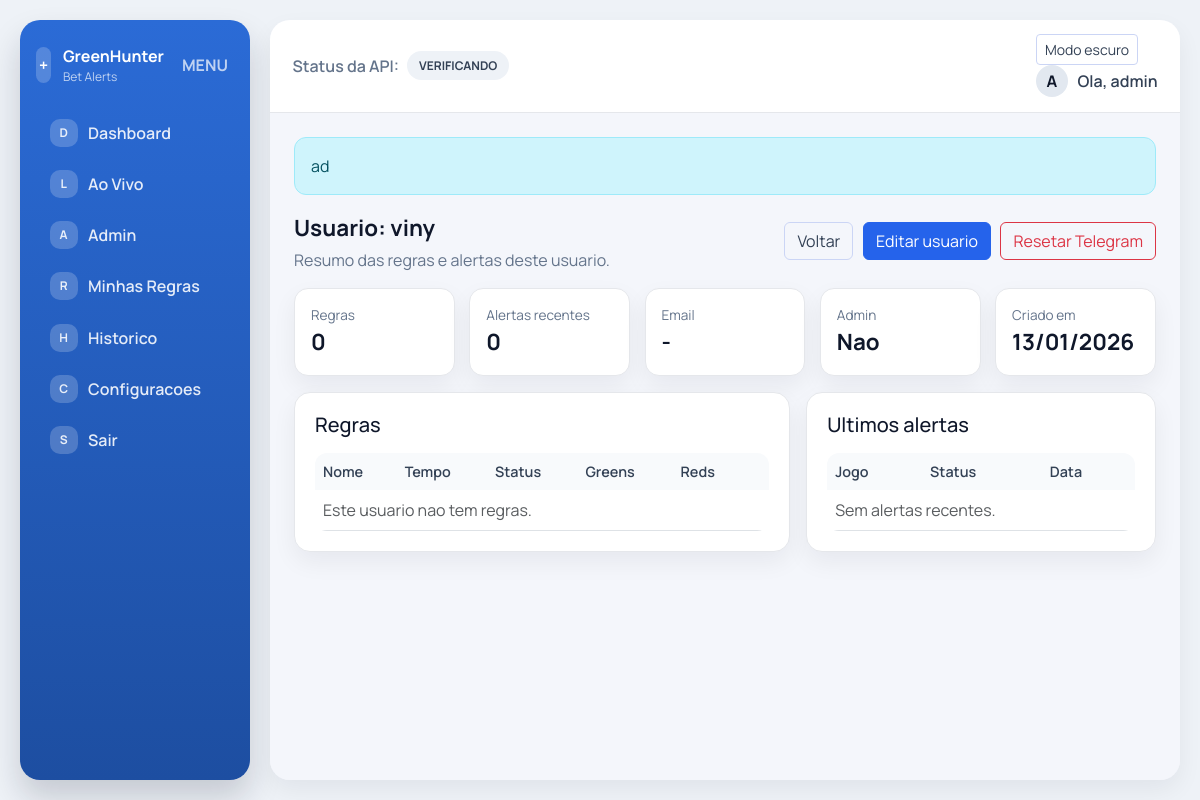
/admin/users/1 (signed in), run on the app's committed database.
### app/models.py (models this page shows, shortened)
class User(UserMixin, db.Model):
    id = db.Column(db.Integer, primary_key=True)
    username = db.Column(db.String(80), unique=True, nullable=False)
    email = db.Column(db.String(120), unique=True)
    password_hash = db.Column(db.String(255), nullable=False)
    telegram_token = db.Column(db.String(255))
    telegram_chat_id = db.Column(db.String(64))
    telegram_verified = db.Column(db.Boolean, default=False, nullable=False)
    is_admin = db.Column(db.Boolean, default=False, nullable=False)
    created_at = db.Column(db.DateTime, default=datetime.utcnow, nullable=False)
    rules = db.relationship("Rule", backref="user", cascade="all, delete-orphan")
    alerts = db.relationship("MatchAlert", backref="user", cascade="all, delete-orphan")
    @property
    def is_admin_user(self) -> bool:
        if self.is_admin:
            return True
        return (self.username or "").lower() == "admin"

class AdminBroadcast(db.Model):
    id = db.Column(db.Integer, primary_key=True)
    message = db.Column(db.Text, nullable=False)
    is_active = db.Column(db.Boolean, default=True, nullable=False)
    created_at = db.Column(db.DateTime, default=datetime.utcnow, nullable=False)

### app/admin/routes.py (the view)
@admin_bp.route("/users/<int:user_id>")
@login_required
def user_detail(user_id):
    _require_admin()
    user = User.query.get_or_404(user_id)
    rules = Rule.query.filter_by(user_id=user.id).order_by(Rule.id.desc()).all()
    rule_stats = {rule.id: {"green": 0, "red": 0} for rule in rules}
    counts = (
        db.session.query(MatchAlert.rule_id, MatchAlert.status, func.count(MatchAlert.id))
        .filter(MatchAlert.user_id == user.id)
        .group_by(MatchAlert.rule_id, MatchAlert.status)
        .all()
    )
    for rule_id, status, total in counts:
        if rule_id in rule_stats and status in ("green", "red"):
            rule_stats[rule_id][status] = total
    recent_alerts = (
        MatchAlert.query.filter_by(user_id=user.id)
        .order_by(MatchAlert.created_at.desc())
        .limit(20)
        .all()
    )
    return render_template(
        "admin/user_detail.html",
        user=user,
        rules=rules,
        rule_stats=rule_stats,
        recent_alerts=recent_alerts,
    )

### app/__init__.py (called while the page is built)
@login_manager.user_loader
def load_user(user_id):
    return User.query.get(int(user_id))

### app/admin/routes.py (called while the page is built)
def _require_admin():
    if not current_user.is_authenticated or not current_user.is_admin_user:
        abort(403)

### app/templates/admin/user_detail.html (shortened to what this page needs)
{% extends "base.html" %}
{% block content %}
<div class="page-header">
  <div>
    <div class="page-title">Usuario: {{ user.username }}</div>
    <div class="page-subtitle">Resumo das regras e alertas deste usuario.</div>
  </div>
  <div class="page-actions">
    <a class="btn btn-outline-secondary" href="{{ url_for('admin.users_list') }}">Voltar</a>
    <a class="btn btn-primary" href="{{ url_for('admin.edit_user', user_id=user.id) }}">Editar usuario</a>
    <form method="post" action="{{ url_for('admin.reset_telegram', user_id=user.id) }}" class="d-inline" onsubmit="return confirm('Resetar Telegram deste usuario?');">
      <button class="btn btn-outline-danger">Resetar Telegram</button>
    </form>
  </div>
</div>
<div class="stat-grid mb-3">
  <div class="stat-card">
    <div class="stat-label">Regras</div>
    <div class="stat-value">{{ rules|length }}</div>
  </div>
  <div class="stat-card">
    <div class="stat-label">Alertas recentes</div>
    <div class="stat-value">{{ recent_alerts|length }}</div>
  </div>
  <div class="stat-card">
    <div class="stat-label">Email</div>
    <div class="stat-value">{{ user.email or '-' }}</div>
  </div>
  <div class="stat-card">
    <div class="stat-label">Admin</div>
    <div class="stat-value">{{ "Sim" if user.is_admin_user else "Nao" }}</div>
  </div>
  <div class="stat-card">
    <div class="stat-label">Criado em</div>
    <div class="stat-value">{{ user.created_at.strftime('%d/%m/%Y') }}</div>
  </div>
</div>
<div class="row g-3">
  <div class="col-lg-7">
    <div class="card">
      <div class="card-body">
        <h5 class="mb-3">Regras</h5>
        <div class="table-responsive">
          <table class="table table-clean align-middle mb-0">
            <thead>
              <tr>
                <th>Nome</th>
                <th>Tempo</th>
                <th>Status</th>
                <th>Greens</th>
                <th>Reds</th>
                <th></th>
              </tr>
            </thead>
            <tbody>
              {% if rules|length == 0 %}
              <tr><td colspan="6" class="text-muted">Este usuario nao tem regras.</td></tr>
              {% endif %}
            </tbody>
          </table>
        </div>
      </div>
    </div>
  </div>
  <div class="col-lg-5">
    <div class="card">
      <div class="card-body">
        <h5 class="mb-3">Ultimos alertas</h5>
        <div class="table-responsive">
          <table class="table table-clean align-middle mb-0">
            <thead>
              <tr>
                <th>Jogo</th>
                <th>Status</th>
                <th>Data</th>
              </tr>
            </thead>
            <tbody>
              {% if recent_alerts|length == 0 %}
              <tr><td colspan="3" class="text-muted">Sem alertas recentes.</td></tr>
              {% endif %}
            </tbody>
          </table>
        </div>
      </div>
    </div>
  </div>
</div>
{% endblock %}

### app/templates/base.html (shortened to what this page needs)
<!doctype html>
<html lang="pt-br">
  <head>
    <link
      href="https://cdn.jsdelivr.net/npm/bootstrap@5.3.2/dist/css/bootstrap.min.css"
      rel="stylesheet"
    >
    <link rel="stylesheet" href="{{ url_for('static', filename='app.css') }}">
  </head>
  <body>
    {% if current_user.is_authenticated %}
    <div class="app-shell">
      <aside class="sidebar">
        <div class="sidebar-brand">
          <div class="brand-icon">+</div>
          <div class="brand-text">
            <div class="brand-title">GreenHunter</div>
            <div class="brand-sub">Bet Alerts</div>
          </div>
          <button class="sidebar-toggle" type="button">MENU</button>
        </div>
        <nav class="sidebar-nav">
          <a class="nav-link {% if request.endpoint == 'main.dashboard' %}active{% endif %}" href="{{ url_for('main.dashboard') }}">
            <span class="nav-icon">D</span> Dashboard
          </a>
          <a class="nav-link {% if request.endpoint == 'main.live' %}active{% endif %}" href="{{ url_for('main.live') }}">
            <span class="nav-icon">L</span> Ao Vivo
          </a>
          {% if current_user.is_admin_user %}
          <a class="nav-link {% if request.endpoint == 'admin.dashboard' %}active{% endif %}" href="{{ url_for('admin.dashboard') }}">
            <span class="nav-icon">A</span> Admin
          </a>
          {% endif %}
          <a class="nav-link {% if request.endpoint in ['rules.list_rules','rules.create_rule','rules.edit_rule'] %}active{% endif %}" href="{{ url_for('rules.list_rules') }}">
            <span class="nav-icon">R</span> Minhas Regras
          </a>
          <a class="nav-link {% if request.endpoint == 'history.history' %}active{% endif %}" href="{{ url_for('history.history') }}">
            <span class="nav-icon">H</span> Historico
          </a>
          <a class="nav-link {% if request.endpoint == 'settings.settings' %}active{% endif %}" href="{{ url_for('settings.settings') }}">
            <span class="nav-icon">C</span> Configuracoes
          </a>
          <a class="nav-link" href="{{ url_for('auth.logout') }}">
            <span class="nav-icon">S</span> Sair
          </a>
        </nav>
      </aside>
      <div class="main-area">
        <header class="topbar">
          <div class="topbar-left">
            <div class="status-block">
              <span>Status da API:</span>
              <span class="status-pill status-wait" id="api-status">Verificando</span>
            </div>
          </div>
          <div class="topbar-right">
            <button class="btn btn-sm btn-outline-secondary me-2" type="button" id="theme-toggle">Modo escuro</button>
            <div class="user-chip">
              <div class="user-avatar">{{ (current_user.username[:1] if current_user.username else 'U')|upper }}</div>
              <div class="user-name">Ola, {{ current_user.username }}</div>
            </div>
          </div>
        </header>
        <main class="content">
    {% else %}
    <main class="container py-5 auth-shell">
    {% endif %}
      {% if active_broadcast %}
        <div class="alert alert-info">
          {{ active_broadcast.message }}
        </div>
      {% endif %}
      {% block content %}{% endblock %}
    </main>
    {% if current_user.is_authenticated %}
      </div>
    </div>
    {% endif %}
  </body>
</html>

### app/static/app.css (style rules this page uses)
:root { --ink-900: #0f172a; --ink-700: #334155; --ink-500: #64748b; --accent-700: #1d4ed8; --accent-600: #2563eb; --accent-500: #3b82f6; --accent-100: #dbeafe; --bg-100: #eef2f7; --bg-200: #e2e8f4; --ok-500: #16a34a; --bad-500: #dc2626; --warn-500: #f59e0b; --surface-0: #f4f6fb; --surface-1: #ffffff; --surface-2: #f8fafc; --border-1: #e5e7eb; --shadow-1: 0 10px 24px rgba(15, 23, 42, 0.06); }
* { box-sizing: border-box; }
body { font-family: "Manrope", system-ui, -apple-system, "Segoe UI", sans-serif; background: var(--bg-100); color: var(--ink-900); }
a { text-decoration: none; }
.card { border: 1px solid var(--border-1); border-radius: 16px; box-shadow: var(--shadow-1); background: var(--surface-1); }
.card .card-body { padding: 1.25rem; }
.table { background: var(--surface-1); border-radius: 12px; overflow: hidden; }
.table thead th { background: var(--surface-2); color: var(--ink-700); font-weight: 600; border-bottom: 0; }
.table tbody td { color: var(--ink-700); }
.table-clean thead th { background: var(--surface-2); font-size: 0.9rem; }
.btn-primary { background: var(--accent-600); border-color: var(--accent-600); }
.btn-outline-secondary { border-color: #cbd5f5; color: var(--ink-700); }
.app-shell { display: flex; min-height: 100vh; padding: 1.25rem; gap: 1.25rem; }
.sidebar { width: 230px; background: linear-gradient(180deg, #2b6bd6 0%, #1d4ea1 100%); color: #ffffff; border-radius: 20px; padding: 1.5rem 1rem; box-shadow: 0 18px 32px rgba(15, 23, 42, 0.18); display: flex; flex-direction: column; gap: 1.5rem; }
.sidebar-brand { display: flex; align-items: center; gap: 0.75rem; }
.brand-icon { width: 36px; height: 36px; border-radius: 12px; background: rgba(255, 255, 255, 0.2); display: inline-flex; align-items: center; justify-content: center; font-weight: 700; }
.brand-title { font-weight: 700; }
.brand-sub { font-size: 0.75rem; opacity: 0.7; }
.sidebar-toggle { margin-left: auto; background: transparent; border: 0; color: rgba(255, 255, 255, 0.7); font-weight: 700; }
.sidebar-nav { display: flex; flex-direction: column; gap: 0.35rem; }
.sidebar-nav .nav-link { color: rgba(255, 255, 255, 0.88); padding: 0.55rem 0.85rem; border-radius: 12px; display: flex; align-items: center; gap: 0.65rem; font-weight: 600; }
.sidebar-nav .nav-link .nav-icon { width: 28px; height: 28px; border-radius: 10px; background: rgba(255, 255, 255, 0.2); display: inline-flex; align-items: center; justify-content: center; font-size: 0.75rem; font-weight: 700; }
.main-area { flex: 1; background: var(--surface-0); border-radius: 20px; box-shadow: var(--shadow-1); overflow: hidden; display: flex; flex-direction: column; }
.topbar { padding: 0.9rem 1.4rem; border-bottom: 1px solid var(--border-1); display: flex; align-items: center; justify-content: space-between; background: var(--surface-1); }
.status-block { display: inline-flex; align-items: center; gap: 0.5rem; color: var(--ink-500); font-weight: 600; }
.status-pill { padding: 0.35rem 0.75rem; border-radius: 999px; font-weight: 700; font-size: 0.75rem; background: #eef2f7; color: var(--ink-700); text-transform: uppercase; }
.status-wait { background: #eef2f7; color: var(--ink-700); }
.user-chip { display: flex; align-items: center; gap: 0.6rem; }
.user-avatar { width: 32px; height: 32px; border-radius: 50%; background: #e2e8f0; display: inline-flex; align-items: center; justify-content: center; font-weight: 700; }
.user-name { font-weight: 600; color: var(--ink-700); }
.content { padding: 1.5rem; background: var(--surface-0); min-height: 100%; }
.page-header { display: flex; align-items: center; justify-content: space-between; margin-bottom: 1rem; gap: 1rem; }
.page-title { font-size: 1.4rem; font-weight: 700; margin-bottom: 0.2rem; }
.page-subtitle { color: var(--ink-500); }
.page-actions { display: flex; gap: 0.6rem; align-items: center; }
.stat-grid { display: grid; grid-template-columns: repeat(auto-fit, minmax(150px, 1fr)); gap: 0.9rem; }
.stat-card { background: var(--surface-1); border-radius: 14px; padding: 1rem; border: 1px solid var(--border-1); box-shadow: var(--shadow-1); }
.stat-label { color: var(--ink-500); font-size: 0.85rem; }
.stat-value { font-size: 1.4rem; font-weight: 700; color: var(--ink-900); }
.alert { border-radius: 12px; }
h2, h5 { color: var(--ink-900); }

### data on the page
User: username "A", username "admin"
AdminBroadcast: message "ad"
User: username "viny", email "-", is_admin+username "Nao", created_at "13/01/2026"

### other printed values
{{ rules|length }} "0"
{{ recent_alerts|length }} "0"
